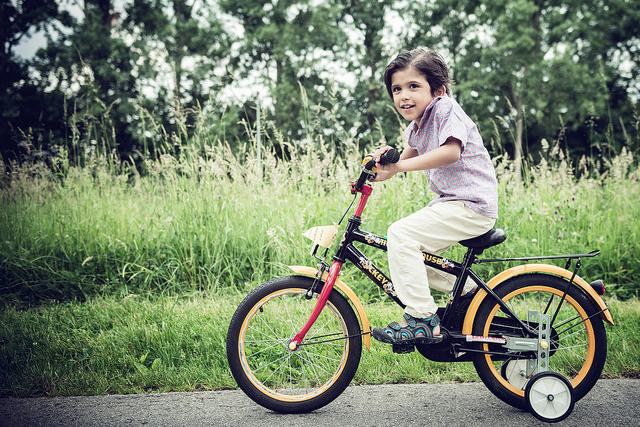
#> input picture image1.jpg, 640 x 427 px, given in place of in000001.jpg, which was not available
$ jupyter execute --allow-errors 'Fuzzy Histogram in TF with SS (Draft).ipynb'   (older library calls are emulated)   (text cells are left out)
#> lines starting #> are read from the running program, lines starting #| are printed output that depends on the picture; pictures that were not available may be replaced by others from this repository, and a replacement may not be noted
#> further down, cv_BGR_image is the input picture: shape (427, 640, 3); mean B, G, R 110, 133.3, 120.9
#> `cv_gray_image = cv2.cvtColor(cv_BGR_image, cv2.COLOR_BGR2GRAY)`:
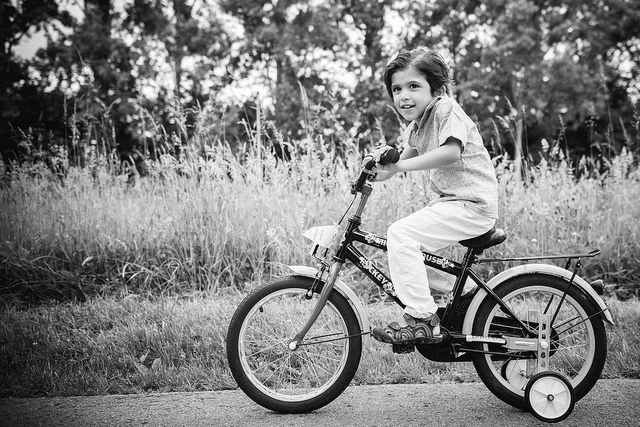
#> cv_gray_image: shape (427, 640); min 0, max 255, mean 126.9
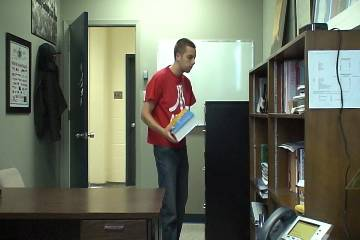
#> input picture image3.jpg, 360 x 240 px, given in place of in000020.jpg, which was not available
#> further down, cv_BGR_image is the input picture: shape (240, 360, 3); mean B, G, R 94.6, 109.8, 105.6
#> `cv_gray_image = cv2.cvtColor(cv_BGR_image, cv2.COLOR_BGR2GRAY)`:
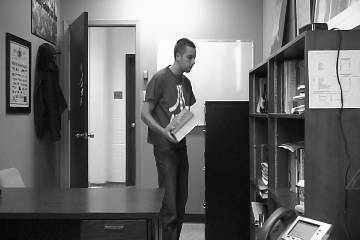
#> cv_gray_image: shape (240, 360); min 0, max 255, mean 106.8
[cell 1]
import tensorflow as tf
import numpy as np
import cv2
from matplotlib import pyplot as plt

[cell 2]
# Prerequisites
image_height = 240
image_width = 320
num_bin = 20+1
bin_width = 1.0/(num_bin-1)
num_training_frame = 20

[cell 3]
class FuzzyHistogramModel():
    """Class to load deeplab model and run inference."""

    def __init__(self):
        """Creates and loads pretrained deeplab model."""
        self.graph = tf.Graph()
        self.sess = tf.Session(graph=self.graph)
        with self.graph.as_default():
            self.model_scope = tf.variable_scope('model', reuse=tf.AUTO_REUSE)
            self.input_scope = tf.variable_scope('input', reuse=tf.AUTO_REUSE)
            with self.model_scope:
                # Define the model
                self.fuzzy_histogram = tf.get_variable('fuzzy_histogram',
                                                  shape=[image_height, image_width, num_bin],
                                                  initializer=tf.constant_initializer(1.0),
                                                  trainable=False)
                # Intermitent constants
                self.indexing_constant = tf.constant([[[r,c] for c in range(image_width)] for r in range(image_height)],
                                                name='indexing_constant')
            with self.input_scope:
                # Define the input image
                self.input_image = tf.placeholder(tf.float32,
                                             shape=[image_height,image_width],
                                             name='image')
                # Define the synthesis result
                self.synthesis_result = tf.placeholder(tf.float32,
                                                  shape=[image_height,image_width],
                                                  name='synthesis_result')
                # Define the training flag
                self.training_flag = tf.placeholder(tf.bool,
                                                    shape=[],
                                                    name='training_flag')

            self.define_histogram_checking_ops()
            self.define_update_weight_calculation_ops()
            self.define_update_histogram_ops()


    # Initialization
    def initialize_sess(self):
        with self.graph.as_default():
            self.sess.run(tf.global_variables_initializer())

    # Define histogram checking
    # [67 lines left out: functions define_histogram_checking_ops, histogram_checking, fake_synthesis_generate, define_update_weight_calculation_ops, define_update_histogram_ops, update_histogram, not called in this run]

    def write_graph(self,log_path):
        with self.graph.as_default():
            tf.summary.FileWriter(log_path, self.sess.graph)

    def __del__(self):
        self.sess.close()

[cell 4]
image_folder = 'F:\\dataset2014\\dataset\\baseline\\highway\\input\\'

#> (a cell that did not finish here is left out)

#> (a cell that did not finish here is left out)

#> (a cell that did not finish here is left out)

#> (a cell that did not finish here is left out)

#> (a cell that did not finish here is left out)

#> (a cell that did not finish here is left out)

[cell 11]
cv2.destroyAllWindows()

[cell 12]
import os
from io import BytesIO
import tarfile
import tempfile
from six.moves import urllib

from matplotlib import gridspec
from matplotlib import pyplot as plt
import numpy as np
from PIL import Image

import tensorflow as tf

[cell 13]
class DeepLabModel(object):
    """Class to load deeplab model and run inference."""

    INPUT_TENSOR_NAME = 'ImageTensor:0'
    OUTPUT_TENSOR_NAME = 'SemanticPredictions:0'
    LOGITS_TENSOR_NAME = 'ResizeBilinear_3:0'
    # INPUT_SIZE = 513
    FROZEN_GRAPH_NAME = 'frozen_inference_graph'

    def __init__(self, tarball_path):
        """Creates and loads pretrained deeplab model."""
        self.graph = tf.Graph()

        graph_def = None
        # Extract frozen graph from tar archive.
        tar_file = tarfile.open(tarball_path)
        for tar_info in tar_file.getmembers():
            if self.FROZEN_GRAPH_NAME in os.path.basename(tar_info.name):
                file_handle = tar_file.extractfile(tar_info)
                graph_def = tf.GraphDef.FromString(file_handle.read())
                break

        tar_file.close()

        if graph_def is None:
            raise RuntimeError('Cannot find inference graph in tar archive.')

        with self.graph.as_default():
            tf.import_graph_def(graph_def, name='')

        self.sess = tf.Session(graph=self.graph)

    # [21 lines left out: function run, not called in this run]

    def write_graph(self,log_path):
        tf.summary.FileWriter(log_path, self.sess.graph)

def create_pascal_label_colormap():
    """Creates a label colormap used in PASCAL VOC segmentation benchmark.

    Returns:
        A Colormap for visualizing segmentation results.
    """
    colormap = np.zeros((256, 3), dtype=int)
    ind = np.arange(256, dtype=int)

    for shift in reversed(range(8)):
        for channel in range(3):
            colormap[:, channel] |= ((ind >> channel) & 1) << shift
        ind >>= 3

    return colormap


def label_to_color_image(label):
    """Adds color defined by the dataset colormap to the label.

    Args:
        label: A 2D array with integer type, storing the segmentation label.

    Returns:
        result: A 2D array with floating type. The element of the array
            is the color indexed by the corresponding element in the input label
            to the PASCAL color map.

    Raises:
        ValueError: If label is not of rank 2 or its value is larger than color
            map maximum entry.
    """
    if label.ndim != 2:
        raise ValueError('Expect 2-D input label')

    colormap = create_pascal_label_colormap()

    if np.max(label) >= len(colormap):
        raise ValueError('label value too large.')

    return colormap[label]


# [31 lines left out: function vis_segmentation, not called in this run]


LABEL_NAMES = np.asarray([
    'background', 'aeroplane', 'bicycle', 'bird', 'boat', 'bottle', 'bus',
    'car', 'cat', 'chair', 'cow', 'diningtable', 'dog', 'horse', 'motorbike',
    'person', 'pottedplant', 'sheep', 'sofa', 'train', 'tv'
])

FULL_LABEL_MAP = np.arange(len(LABEL_NAMES)).reshape(len(LABEL_NAMES), 1)
FULL_COLOR_MAP = label_to_color_image(FULL_LABEL_MAP)

[cell 14]
MODEL_NAME = 'mobilenetv2_coco_voctrainaug'  # @param ['mobilenetv2_coco_voctrainaug', 'mobilenetv2_coco_voctrainval', 'xception_coco_voctrainaug', 'xception_coco_voctrainval']

_DOWNLOAD_URL_PREFIX = 'http://download.tensorflow.org/models/'
_MODEL_URLS = {
    'mobilenetv2_coco_voctrainaug':
        'deeplabv3_mnv2_pascal_train_aug_2018_01_29.tar.gz',
    'mobilenetv2_coco_voctrainval':
        'deeplabv3_mnv2_pascal_trainval_2018_01_29.tar.gz',
    'xception_coco_voctrainaug':
        'deeplabv3_pascal_train_aug_2018_01_04.tar.gz',
    'xception_coco_voctrainval':
        'deeplabv3_pascal_trainval_2018_01_04.tar.gz',
}
_TARBALL_NAME = 'deeplab_model.tar.gz'

#model_dir = tempfile.mkdtemp()
model_dir = 'Models'
tf.gfile.MakeDirs(model_dir)
#> (this line was passed over: tensorflow is not available in this run)

[cell 15]
download_path = os.path.join(model_dir, _TARBALL_NAME)
print('loading model, this might take a while...')
#> (the rest of this cell did not finish here and is left out)

print('model loaded successfully!')

#> (a cell that did not finish here is left out)

[cell 17]
def run_visualization_local(img_path):
    """Inferences DeepLab model and visualizes result."""
#> called with img_path = 'image2.jpg'
    try:
        orignal_im = Image.open(img_path)
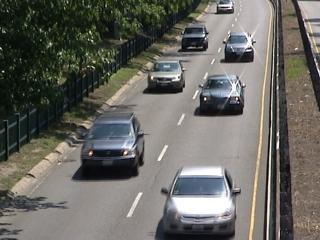
#> input picture image2.jpg, 320 x 240 px
#> orignal_im is the input picture: PIL image 320x240 RGB; mean R, G, B 104.9, 103.7, 98
    except IOError:
        print('Cannot retrieve image. Please check path: ' + img_path)
        return

    print('running deeplab on image %s...' % img_path)
    resized_im, seg_logits, seg_map = MODEL.run(orignal_im)
    print('seg_logits.shape: ',seg_logits.shape)
    print('seg_map.shape: ',seg_map.shape)

    vis_segmentation(resized_im, seg_map)

img_path = 'image2.jpg'
#> (the rest of this cell did not finish here and is left out)
